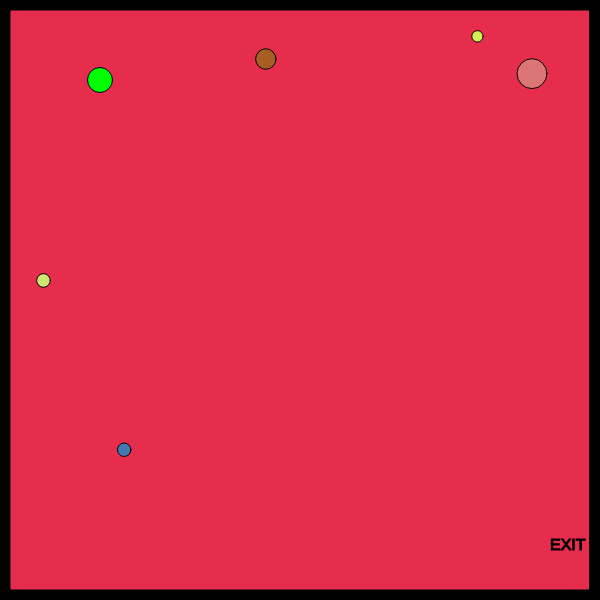
Frame 1 (no input)
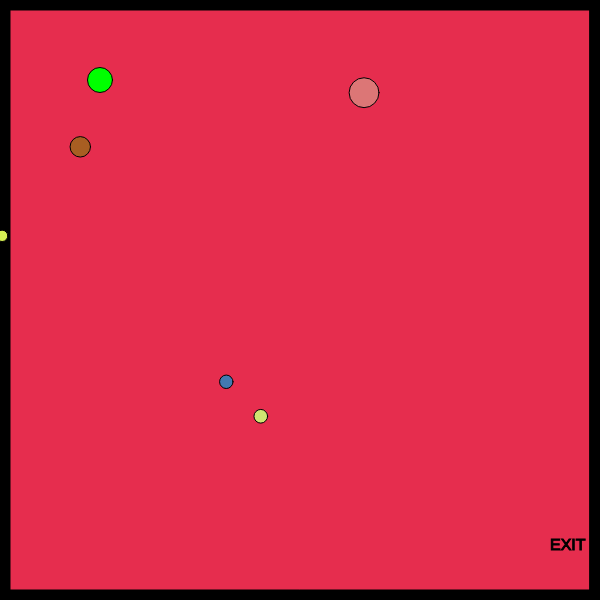
Frame 60 (no input)
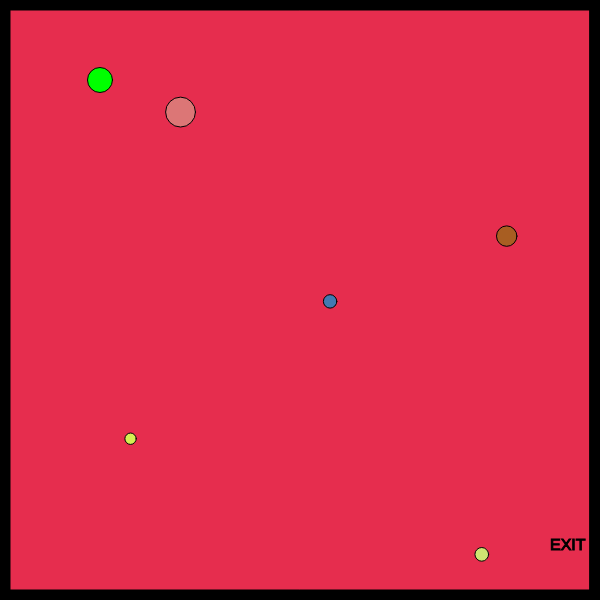
Frame 120 (the mouse pressed at the canvas centre since frame 60)

The p5.js sketch that drew these frames (run headless with seeded random() and noise() and a simulated clock; from frame 60 on, the mouse is pressed at the canvas centre):

// p5.js sketch
// ── sketch.js
const keys = {
    w: 87,
    s: 83,
    a: 65,
    d: 68,    
}

var _player;
var _canvas;
var _obstacles = [];

function setup()
{
    setupCanvas();
    createPlayer();
    createObstacles(_canvas);
}

function draw()
{
    drawScene(_canvas, _player, _obstacles);
    handleInput(_player);
    checkIfPlayerExited(_player, _canvas);
    moveObstacles(_obstacles, _canvas);   
}

function mouseClicked()
{
    addObstacleAt(_obstacles, mouseX, mouseY);
}

function setupCanvas()
{
    _canvas = {
        Width: 600,
        Height: 600,
        BorderThickness: 10,
        BackgroundColor: '#e62d4e',
        BorderColor: 0
    };
    createCanvas(_canvas.Width, _canvas.Height);
}

function createPlayer()
{
    _player = {
        X: 100,
        Y: 80,
        Speed: 5,
        Size: 25,
        Color: '#00ff00'
    }    
}

function createRandomSpeed(){
    return (5 + random(5)) * (floor(random(2)) * 2 - 1)  - 5;
}

function createObstacles(canvas)
{
    // 5 to 10 random obstacles
    var numObstacles = floor(random() * 5) + 2;
    for (var i = 0; i < numObstacles; i++)
    {
        addObstacle(_obstacles, canvas);
    }
}

function addObstacle(obstacles, canvas)
{
    addObstacleAt(obstacles, random(canvas.Width), random(canvas.Height), canvas);
}

function addObstacleAt(obstacles, x, y)
{
    obstacles.push(
        {
            X: x,
            Y: y,
            XSpeed: createRandomSpeed(),
            YSpeed: createRandomSpeed(),
            Size: random(20) + 10,
            R: random(255),
            G: random(255),
            B: random(255)
        }
    );
}

function drawScene(canvas, player, obstacles)
{
    drawCanvas(canvas);
    drawPlayer(player);
    drawObstacles(obstacles);
}

function drawCanvas(canvas){
    background(canvas.BackgroundColor);
    stroke(0);
    fill(0);

    drawBorder(canvas);
    drawExit(canvas);
}

function drawBorder(canvas)
{
    fill(canvas.BorderColor);
    // top border
    rect(0, 0, canvas.Width, canvas.BorderThickness);
    // left border
    rect(0, 0, canvas.BorderThickness, canvas.Height);
    // bottom border
    rect(0, canvas.Height-canvas.BorderThickness, canvas.Width, canvas.BorderThickness);
    // right upper border
    rect(canvas.Width-canvas.BorderThickness, 0, canvas.BorderThickness, canvas.Height-canvas.BorderThickness);
}

function drawExit(canvas)
{
    // exit message
    textSize(16);
    text("EXIT", canvas.Width-50, canvas.Height-50)
}

function drawPlayer(player)
{
    // player
    fill(player.Color);
    circle(player.X, player.Y, player.Size);
}

function drawObstacle(obstacle)
{
    // potential enemy
    fill(obstacle.R, obstacle.G, obstacle.B);
    // draw the shape
    circle(obstacle.X, obstacle.Y, obstacle.Size);
}

function drawObstacles(obstacles)
{
    obstacles.forEach(drawObstacle);
}

function drawShape(shape)
{
    fill(120,130,140);
    circle(shape.X, shape.Y, 25);
}

function moveObstacles(obstacles, canvas)
{
    obstacles.forEach(obstacle => moveObstacle(obstacle, canvas));
}

function moveObstacle(obstacle, canvas)
{
    obstacle.X += obstacle.XSpeed;
    obstacle.Y += obstacle.YSpeed;

    if (obstacle.X > canvas.Width)
    {
        obstacle.X = 0;
    }
    if (obstacle.X < 0)
    {
        obstacle.X = canvas.Width;
    }
    if (obstacle.Y > canvas.Height)
    {
        obstacle.Y = 0;
    }
    if (obstacle.Y < 0)
    {
        obstacle.Y = canvas.Height;
    }
}

function handleInput(player)
{
    // handle the keys
    if (keyIsDown(keys.w))
    {
        player.Y -= player.Speed;   
    }
    if (keyIsDown(keys.s))
    {
        player.Y += player.Speed;   
    }
    if (keyIsDown(keys.a))
    {
        player.X -= player.Speed;   
    }
    if (keyIsDown(keys.d))
    {
        player.X += player.Speed;   
    }
}

function checkIfPlayerExited(player, canvas)
{
    // check to see if the character has left the exit
    if (player.X > canvas.Width && player.Y > canvas.Height-50)
    {
        fill(0);
        stroke(5);
        textSize(26);
        text("You Win!", canvas.Width/2-50, canvas.Height/2-50);
    }
}
